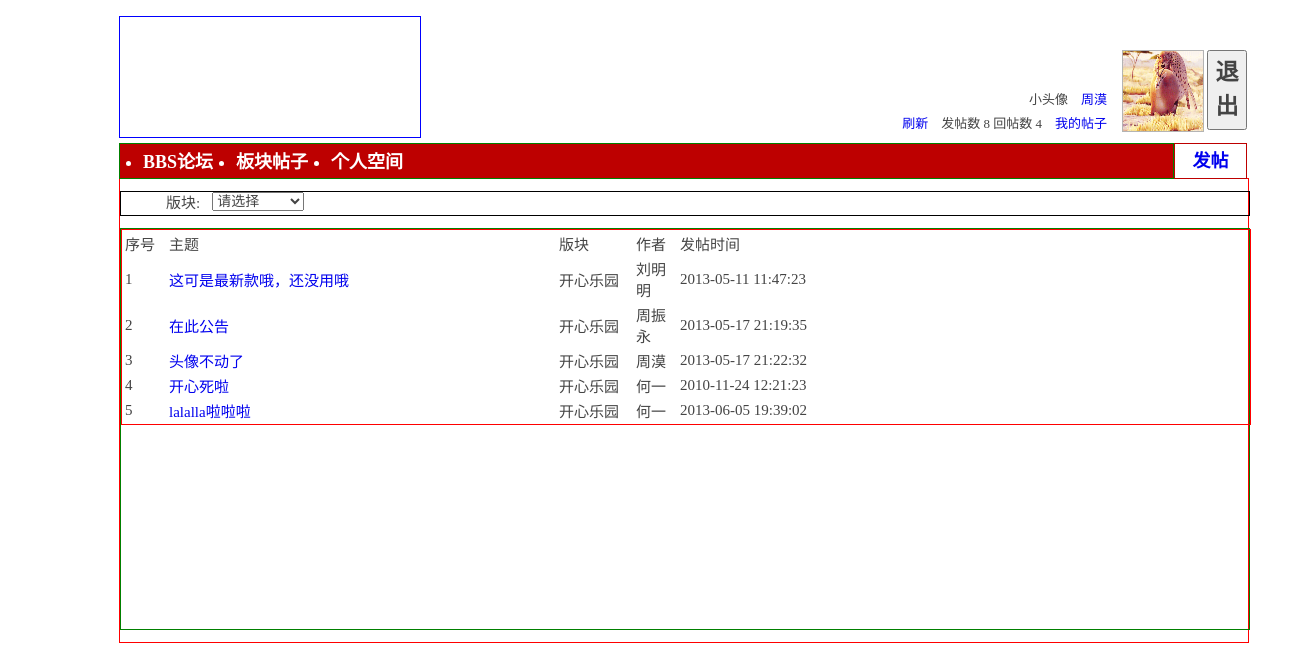
/fd_bbs/faces/PlateHandle.php?plate_name=开心乐园 (signed in), run on the app's committed database.
### tables this page shows
CREATE TABLE IF NOT EXISTS `title` (
  `title_id` bigint(20) NOT NULL AUTO_INCREMENT,
  `plate_name` varchar(32) NOT NULL,
  `auther` varchar(32) NOT NULL,
  `theme` varchar(128) NOT NULL,
  `content` text NOT NULL,
  `title_time` datetime NOT NULL,
  PRIMARY KEY (`title_id`),
  KEY `ti1` (`plate_name`),
  KEY `ti2` (`auther`)
);

### fd_bbs/faces/PlateHandle.php (the view, shortened to what this page needs)
<html>
<head>
<link rel="stylesheet" type="text/css" href="css/PlateHandle.css"/>
</head>
<body>
<?php
	$grade=$_SESSION['grade'];
	$username=$_SESSION['username'];
	$whichPlate=$_SESSION['whichPlate'];
	$pic=$_SESSION['pic'];
	$plate_name=$_GET['plate_name'];
	require_once '../PhpBackstage/Sql_handle.php';
	$sql=new SqlTool();
	$sentence_area="select theme,plate_name,auther,title_time,title_id from title where plate_name='".$plate_name."'";
	$res=$sql->dql_handle($sentence_area);
	$cols=mysql_num_fields($res);
	$ct_shenghuo="select plate_name from plate";
	$ress=$sql->dql_handle($ct_shenghuo);
	$of_title="select title_id from title where auther='".$username."'";
	$of_replytitle="select reply_id from reply_title where reply_people='".$username."'";
	$res_numof_title=$sql->dql_handle($of_title);
	$res_numof_replytitle=$sql->dql_handle($of_replytitle);
	$numof_title=mysql_num_rows($res_numof_title);
	$numof_replytitle=mysql_num_rows($res_numof_replytitle);
?>
<div class="main">
	<div class="div1">
		<div class="head_pic"></div>
		<div class="head_user">
			<div>
				<form action="../PhpBackstage/quit.php" method="post">
					<button  class="quit" title="返回登录">退出</button>
				</form>
			</div>
			<div class="user_pic"><a href="UserSpace.php">
			<?php
				if($pic=="no")
				{
					echo "<img src=\"../imges/1.jpg\" style=\"width:100%;height:100%\"/>";
				}
				else
				{
					echo "<img src=\"$pic\"style=\"width:100%;height:100%\"/>";
				}
			?>
			</a></div>
			<div class="user_info">
				<div class="user_info1"><span>小头像　<a href="UserSpace.php"><?php echo "$username";?></a></span></div>
				<div class="user_info2"><span><a href="MainPage.php">刷新　</a></span><span>发帖数&nbsp;<?php echo $numof_title;?></span>
				<span>回帖数&nbsp;<?php echo $numof_replytitle;?>　</span><a href="UserSpace.php"><span>我的帖子</span></a></div>
			</div>
		</div>
	</div>
	<div class="div2">
		<div class="trabecula">
			<ul>
			<li><a href="MainPage.php" title="首页"><span>BBS论坛</span></a></li>
			<li><a href="PlateHandle.php?plate_name=<?php echo $whichPlate;?>"title="版块帖子"><span>板块帖子</span></a></li>
			<li><a href="UserSpace.php" title="个人空间"><span>个人空间</span></a></li>
			</ul>
		</div>
		<div class="post_message"><a href="PostMessage.php"><span>发帖</span></a></div>
	</div>
	<div class="div3">
		<div class="theme">
			<span style="float:left;margin-left:45px;margin-right:12px;font-size:15px">版块:</span>
			<?php
				echo "<select onchange=\"cha(this.options[this.options.selectedIndex].value)\">";
				echo "<option value=\"\">请选择</option>";
				for($i=0;$i<$row=mysql_fetch_row($ress);$i++)
				{
					if($row[0]=="")
					{
						continue;
					}
				}
				echo "</select>";
			?>
		</div>
		<div class="message">
		<?php
			echo "<table style=\"table-layout:fixed;border:1px solid red;font-size:15px;width:1130px;display:block\">";
					echo "<tr>";
					for($i=-1;$i<=$cols;$i++)
					{
						switch($i)
						{
							case '-1':
								echo "<td style=\"width:40px;\">序号</td>";
								break;
							case '0':
								echo "<td style=\"width:386px;\">主题</td>";
								break;
							case '1':
								echo "<td style=\"width:73px;\">版块</td>";
								break;
							case '2':
								echo "<td style=\"width:40px;\">作者</td>";
								break;
							case '3':
								echo "<td style=\"width:168px;\">发帖时间</td>";
								break;
							case '4':
								{
									if($grade=="管理员"||($whichPlate==$plate_name))
									{
										echo "<td style=\"width:100px;\">处理</td>";
										break;
									}
								}
						}
					}
					echo "</tr>";
					for($i=1;$i<=$row=mysql_fetch_row($res);$i++)
					{
						echo "<tr>";
						for($j=-1;$j<$cols;$j++)
						{
							if($j==-1)
							{
								echo "<td>$i</td>";
							}
							else if($j!=($cols-1))
							{
								if($j==0)
								{
									echo "<td style=\"overflow:hidden;white-space:nowrap;\">";
									echo "<a href=\"SomeMessage.php?id=$row[4]&page=0&numofpage=0&endnum=0\">$row[$j]</a>";
									echo "</td>";
								}
								else
								{
									echo "<td>$row[$j]</td>";
								}
							}
							else
							{
								if($grade=="管理员"||($grade=="版主"&&$whichPlate==$plate_name))
								{
									echo "<td><a href=\"../PhpBackstage/Self_info_handle.php?post_reply=1&id=$row[$j]\">删除</a>/
									<a href=\"Self_tiezi_change.php?post_reply=1&id=$row[$j]\">修改</a></td>";
								}
							}
						}
						echo "</tr>";
					}
					echo "</table>";
				?>
		</div>
	</div>
</div>
</body>
</html>

### fd_bbs/faces/css/PlateHandle.css (style rules this page uses)
body, input, button, select, textarea { font: 12px/1.5 Tahoma,'Microsoft Yahei','Simsun'; font-family: Tahoma, 'Microsoft Yahei', Simsun; font-size: 14px; font-style: normal; font-variant: normal; font-weight: normal; line-height: 1.5; color: #444; }
body { padding:0px; }
body, ul, li { padding-left: 0px; }
a { text-decoration:none; }
.main { // border:1px solid red; width:1200; height:auto; margin-left:75px; margin-right:74px; }
.div1 { margin-top:12px; height:130px; }
.user_info { //border:1px solid red; width:223px; height:80px; float:right; }
.user_info,.user_pic,.quit { margin-top:20px; }
.user_info1 { margin-top:40px; width:auto; height:12px; float:right; }
.user_info2 { margin-top:12px; width:auto; float:right; }
.user_info1,.user_info2 { margin-right:12px; font-size:13px; }
.user_pic { margin-left:3px; float:right; width:80px; height:80px; border:1px solid #B4B4B4; }
.quit { font-size:23px; font-weight:bold; font-family:'华文新魏'; //border:1px solide red; width:40px; height:80px; margin-left:3px; margin-bottom:0px; float:right; }
.div2 { margin-top:1px; height:34px; //border:1px solid #B4B4B4; }
.div3 { margin-top:1px; height:400px; border:1px solid red; }
.div1,.div2,.div3,.div4 { //border:1px solid red; width:94%; margin-left:3%; margin-right:3%; }
.head_pic { width:300px; height:120px; margin-top:4px; margin-bottom:4px; border:1px solid blue; float:left; }
.head_user { //border:1px solid red; width:430px; height:120px; margin-top:4px; margin-bottom:4px; float:right; }
.trabecula { border:1px solid green; width:1053px; height:100%; background:#BD0000; float:left; }
.trabecula li { float:left; line-height:8px; margin-left:23px; color:white; }
.trabecula a { color:white; }
.post_message { border:1px solid #BD0000; //color:black; float:right; width:71px; height:100%; line-height:34px; text-align:center; }
.post_message,.trabecula li { font-size:18px; font-weight:bold; }
.div3 { height:auto; }
.theme { margin-top:12px; border:1px solid black; width:100%; height:23px; }
.message { margin-top:12px; margin-bottom:12px; border:1px solid green; width:100%; height:400px; }

### data on the page
title: theme "这可是最新款哦，还没用哦", plate_name "开心乐园", auther "刘明明", title_time "2013-05-11 11:47:23"
title: theme "在此公告", plate_name "开心乐园", auther "周振永", title_time "2013-05-17 21:19:35"
title: theme "头像不动了", plate_name "开心乐园", auther "周漠", title_time "2013-05-17 21:22:32"
title: theme "开心死啦", plate_name "开心乐园", auther "何一", title_time "2010-11-24 12:21:23"
title: theme "lalalla啦啦啦", plate_name "开心乐园", auther "何一", title_time "2013-06-05 19:39:02"

### other printed values
$username "周漠"
$numof_title "8"
$numof_replytitle "4"
